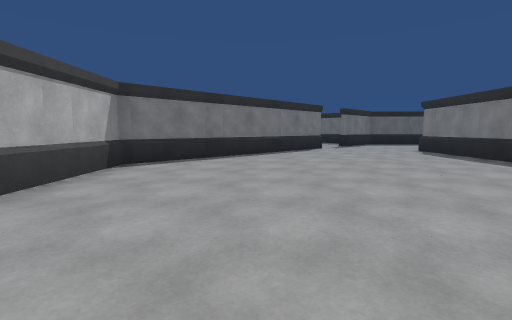
[1] (above)

18 first-person views from a walk through a scene from a Unity 3-D project. The camera is 1.2 m above the floor, tilts 6° down and sees 85° across. Doors are open. The floor is counted in squares, 2 m on a side. Each view is taken from the middle of a square. On the plan, view 1 faces up. The plan holds only what a view shows up to about 9 squares ahead; the rest is blank. The place goes on beyond the plan.

[2]
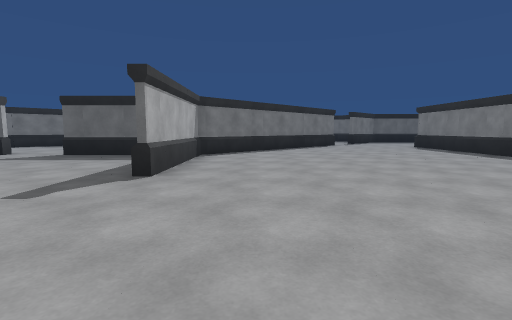

[3]
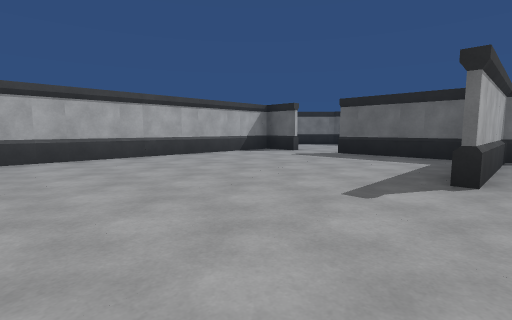

[4]
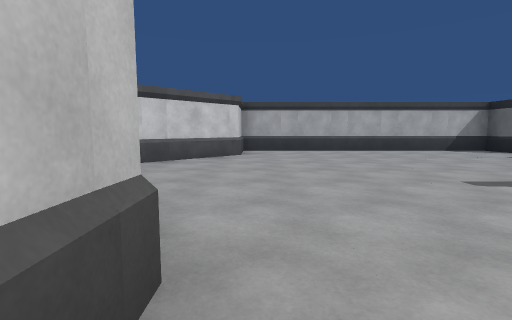

[5]
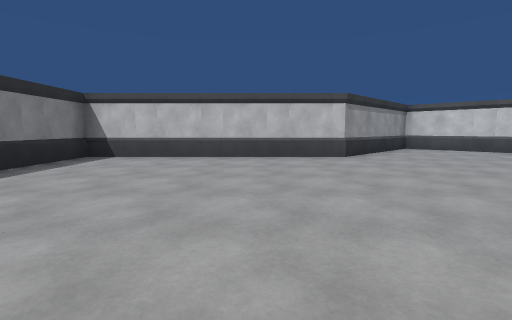

[6]
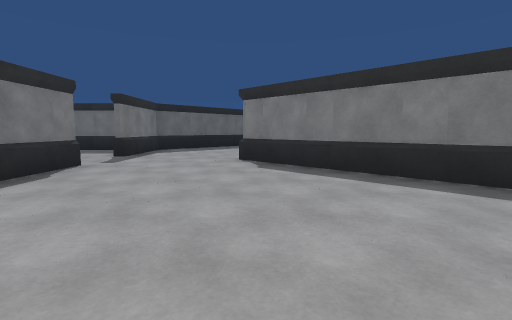

[7]
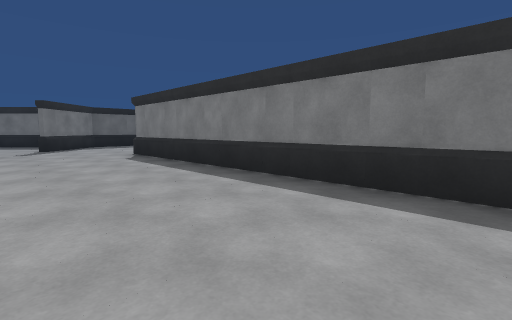

[8]
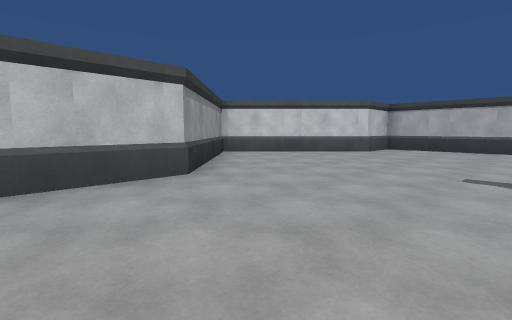

[9]
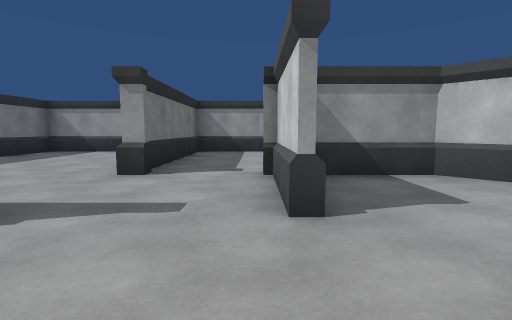

[10]
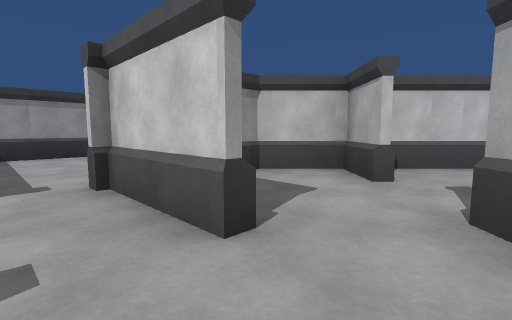

[11]
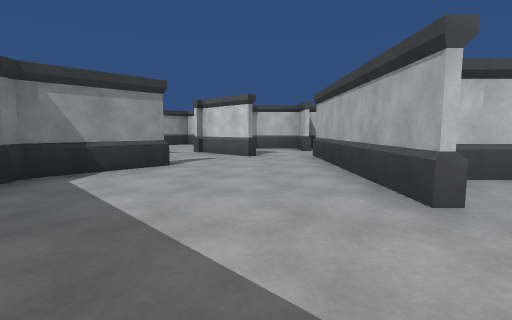

[12]
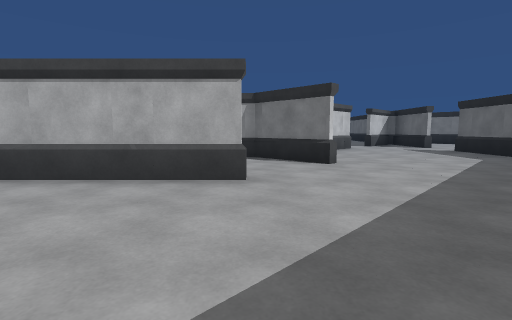

[13]
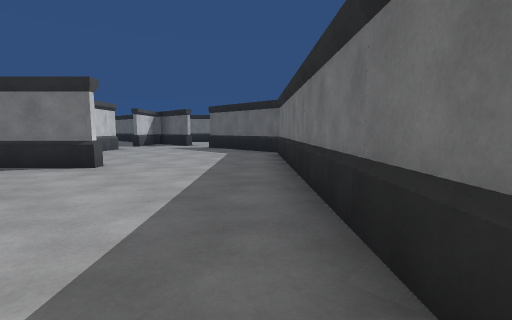

[14]
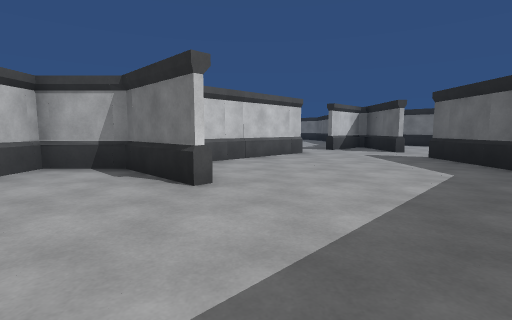

[15]
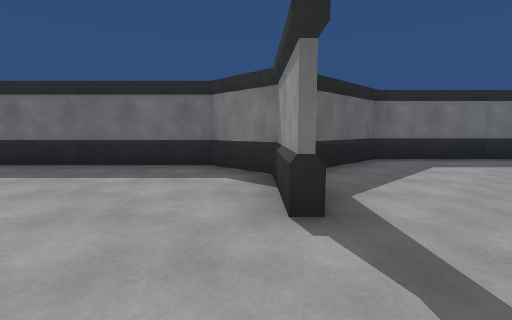

[16]
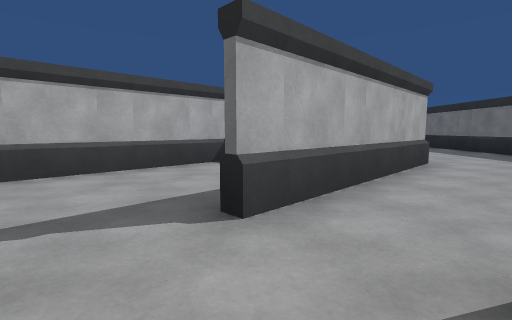

[17]
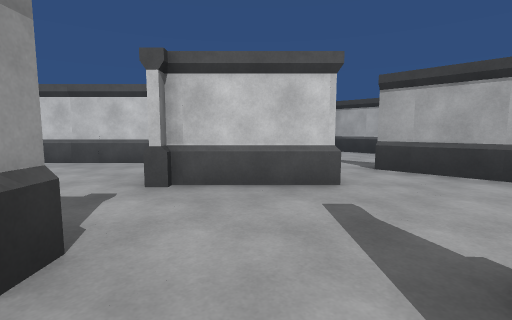

[18]
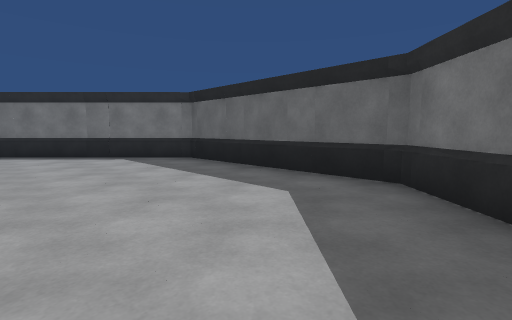

### Floor plan
Key: @ floor where view 1 was taken; # wall or solid block; . floor; D open door; O other object.
Columns run from 13 left of view 1 to 5 right of it. Each row starts with its distance up from view 1.
 24 ..
 23 ##D###O
 22 O......O#
 21 OD......O#
 20  O#......O#
 19   #O......O#
 18    O###....##
 17     O#......O
 16     #..#....###O
 15     #O#O...#O...#
 14     #..#...#.....O
 13     #..#..........O
 12     #..DD##DOO...##
 11     #..DD.OD.OO.O#.
 10     #..#O##...OOD..
  9    #O####O#...##...
  8   #O......#O.#O...#
  7  ##........#O#....#
  6  O.........##.....#
  5     #ODD###O......O
  4     #.....#.......#
  3     #.....#.......#
  2     #.....#.......#
  1     #.............#
  0     #........@....#
 -1     #.............#
 -2     #.............O
 -3      OO.....O#####O
 -4        #O..O
 -5        ##.O
 -6          O

Positions as (right, up) in squares from view 1, and headings:
1: (0, 0), facing up
2: (-1, -2), facing up
3: (-2, -2), facing up-left
4: (0, -2), facing left
5: (1, 4), facing down
6: (1, 4), facing up-right
7: (2, 1), facing up-right
8: (1, 1), facing down-left
9: (-5, 14), facing down-right
10: (-4, 14), facing down
11: (-4, 19), facing down
12: (-2, 17), facing left
13: (-2, 17), facing up-left
14: (-4, 19), facing left
15: (-4, 13), facing up-right
16: (-4, 11), facing up-left
17: (-1, 14), facing down-left
18: (-3, 6), facing up-left
